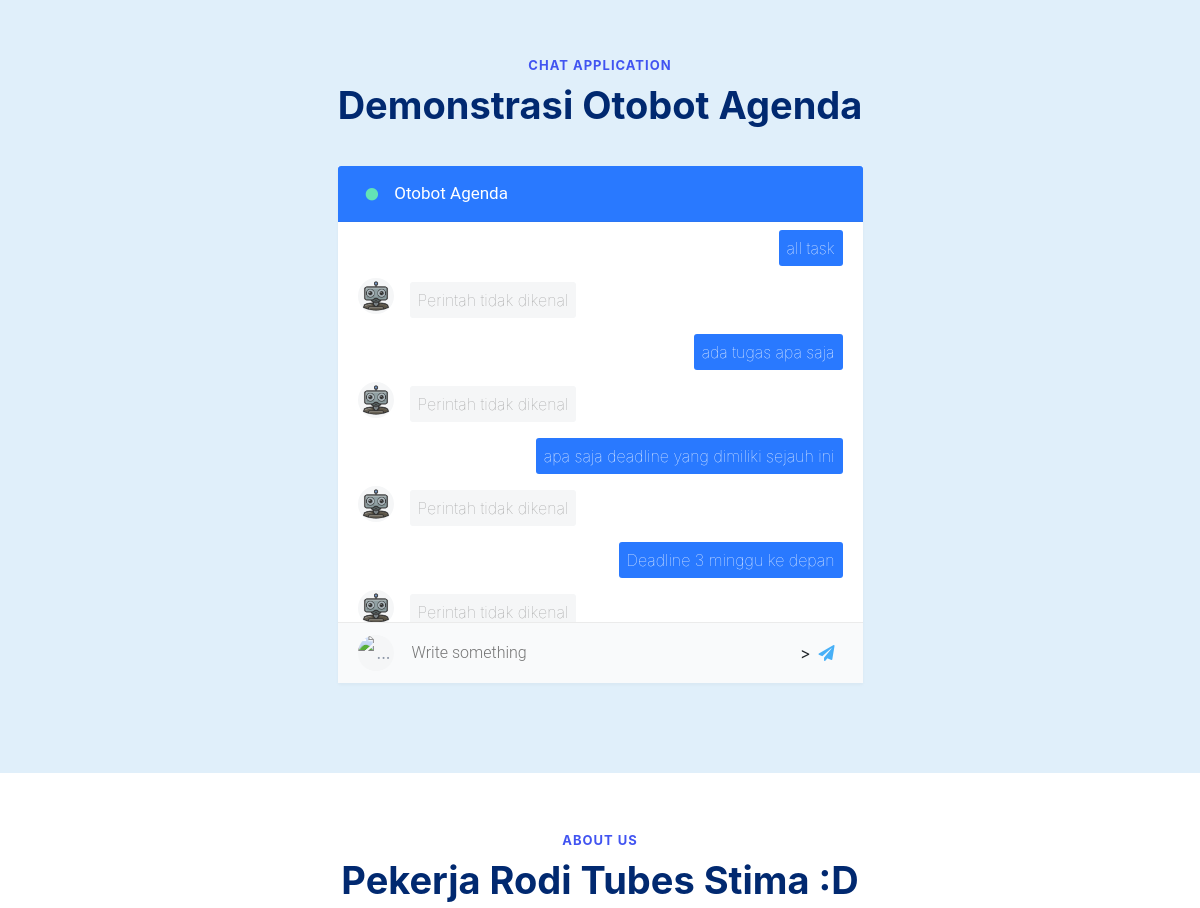
The app's page / (middle part), older data.
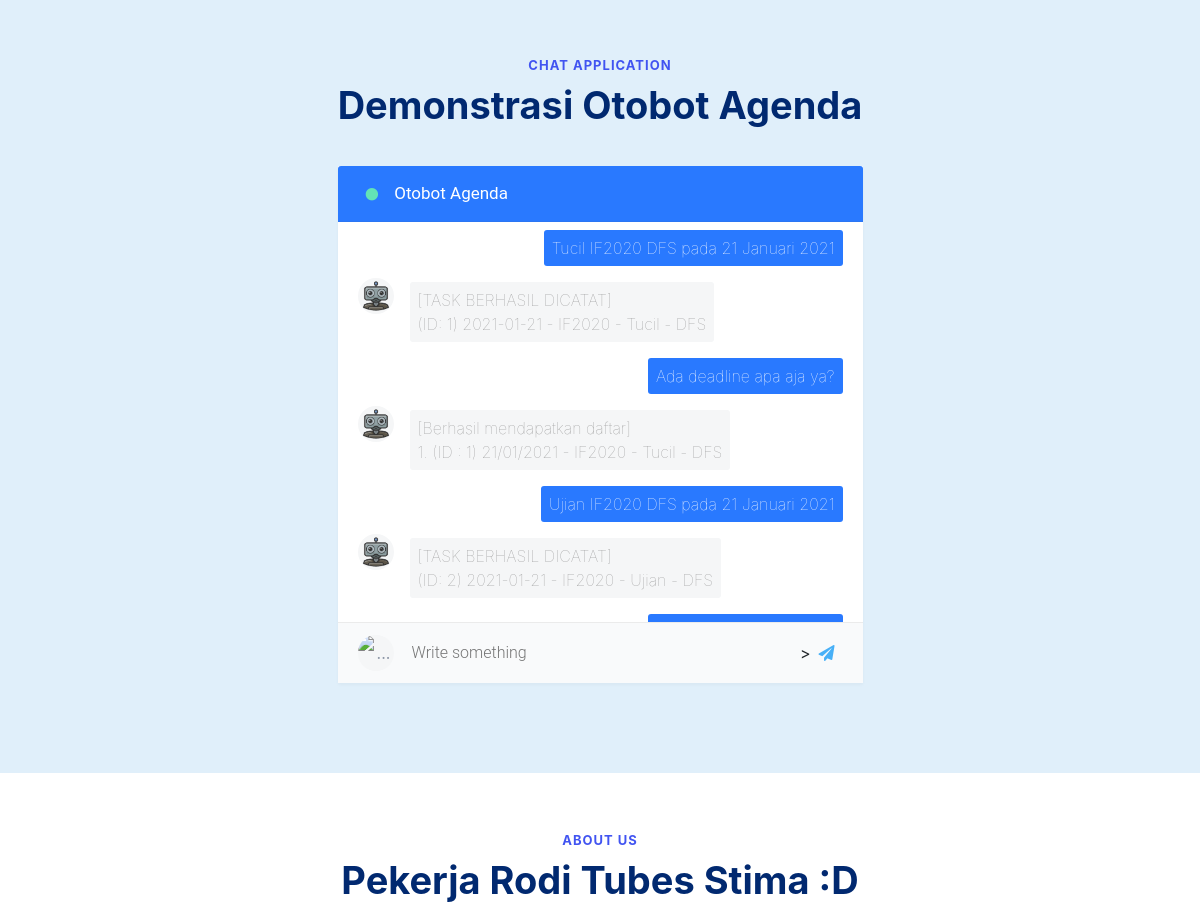
The same page, newer data.
### tables this page shows
CREATE TABLE chat(
            Chat TEXT ,
            Bot INT DEFAULT 0
        );

### app.py (the view)
@app.route("/")
def index():
	messages = get_all_chat()
	return render_template('index.html', messages=messages)

### util.py (called while the page is built)
def get_db():
    try:
        db = sqlite3.connect('Otobot.db')
        return db
    except sqlite3.Error as er:
        print(er)

def get_all_chat():
    db = get_db()
    cursor = db.cursor()
    try:
        cursor.execute("SELECT * FROM chat")
        print("Berhasil mendapatkan semua chat ")
        return cursor.fetchall()
    except sqlite3.Error as er:
        print(er)
        return []

### templates/index.html (shortened to what this page needs)
{% extends 'base.html' %}
{% block after_style %}
<link rel="stylesheet" href="{{ url_for('static',filename='styles/chat.css') }}">
{% endblock %}
{% block content %}
<div class="card card-bordered">
    <div class="card-header">
        <h4 class="card-title"><i class="fa fa-circle fa-xs mr-3" style="color:#63e4b6"></i><strong>Otobot Agenda</strong></h4>
    </div>
    <div class="ps-container ps-theme-default ps-active-y" id="chat-content" style="overflow-y: scroll !important; height:400px !important;">
        {% for message in messages %}
            {% if message[1] == 0 %}
            <div class="media media-chat media-chat-reverse">
                <div class="media-body">
                    {% autoescape false %}
                    <p>{{ message[0] }}</p>
                    {% endautoescape %}
                </div>
            </div>
            {% else %}
            <div class="media media-chat"> <img class="avatar" src="{{ url_for('static',filename='images/icoBot.png') }}" alt="...">
                <div class="media-body">
                    {% autoescape false %}
                    <p>{{ message[0] }}</p>
                    {% endautoescape %}
                </div>
            </div>
            {% endif %}
        {% endfor %}
    </div>
    <div class="publisher bt-1 border-light"> <img class="avatar avatar-xs" src="https://img.icons8.com/color/36/000000/administrator-male.png" alt="...">
        <textarea class="publisher-input" type="text" placeholder="Write something" id="myMessage" rows="1"></textarea>>
        <a class="publisher-btn text-info" href="#" data-abc="true" id="sendbutton">
            <i class="fa fa-paper-plane"></i>
        </a>
    </div>
</div>
{% endblock %}

Row changes from the older to the newer data that the page shows:
no longer on this page (row edited): chat: Chat "Deadline 3 minggu ke depan"
no longer on this page (row edited): chat: Bot 1 (drawn), Chat "Perintah tidak dikenal"
changed chat: Chat "all task" → "Tucil IF2020 DFS pada 21 Januari 2021"
changed chat: Chat "Perintah tidak dikenal" → "[TASK BERHASIL DICATAT] (ID: 1) 2021-01-21 - IF2020 - Tucil - DFS"
changed chat: Chat "ada tugas apa saja" → "Ada deadline apa aja ya?"
changed chat: Chat "Perintah tidak dikenal" → "[Berhasil mendapatkan daftar] 1. (ID : 1) 21/01/2021 - IF2020 - Tucil - DFS"
changed chat: Chat "apa saja deadline yang dimiliki sejauh ini" → "Ujian IF2020 DFS pada 21 Januari 2021"
changed chat: Chat "Perintah tidak dikenal" → "[TASK BERHASIL DICATAT] (ID: 2) 2021-01-21 - IF2020 - Ujian - DFS"
